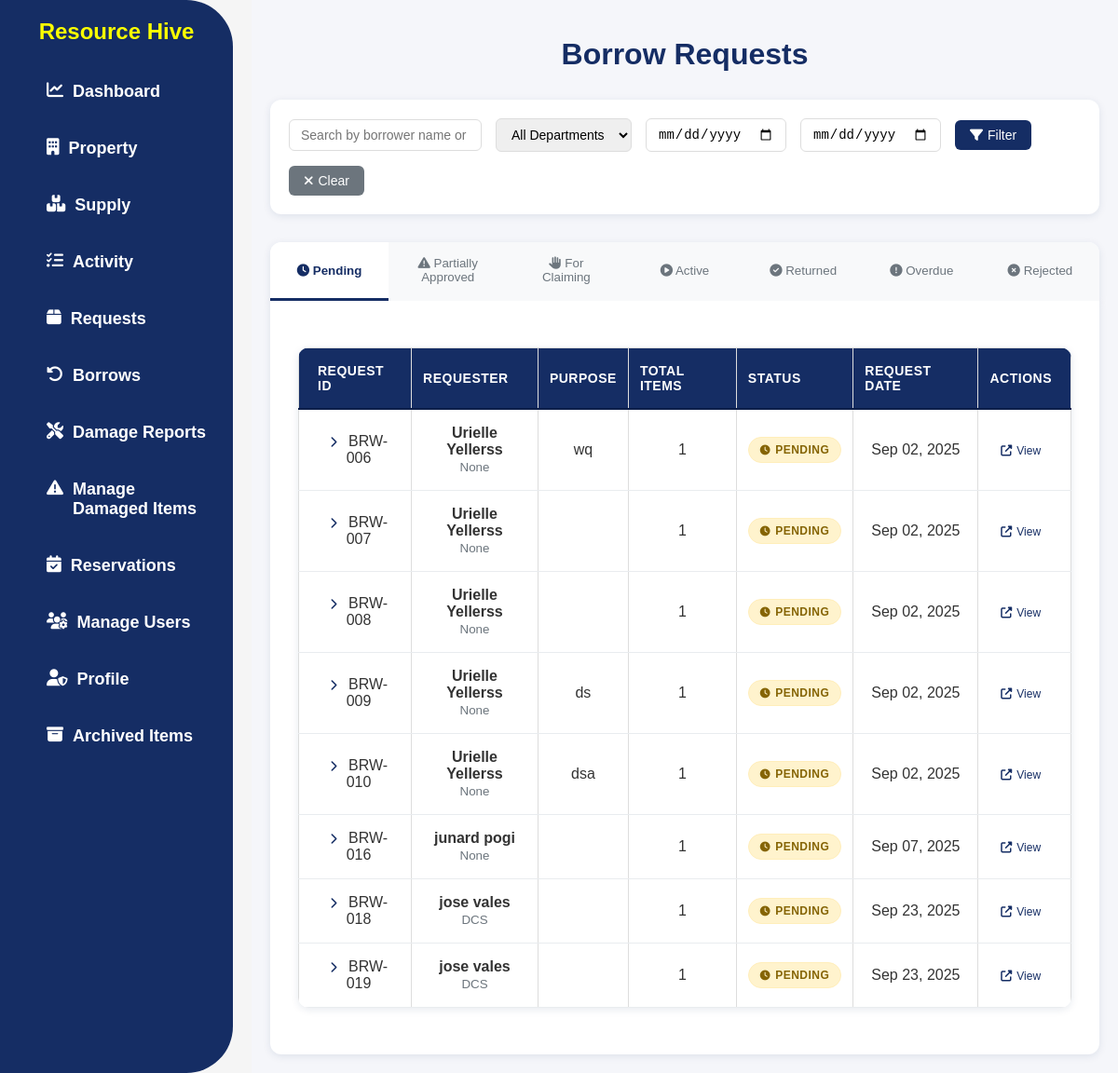
/my-borrow-requests/ (signed in), run on the app's committed database.
### app/models.py (models this page shows, shortened)
class BorrowRequestBatch(models.Model):
    STATUS_CHOICES = [
        ('pending', 'Pending'),
        ('approved', 'Approved'),
        ('rejected', 'Rejected'),
        ('partially_approved', 'Partially Approved'),
        ('for_claiming', 'For Claiming'),
        ('active', 'Active'),
        ('returned', 'Returned'),
        ('overdue', 'Overdue'),
        ('completed', 'Completed'),
    ]
    user = models.ForeignKey(User, on_delete=models.CASCADE)
    request_date = models.DateTimeField(auto_now_add=True)
    purpose = models.TextField()
    status = models.CharField(max_length=20, choices=STATUS_CHOICES, default='pending')
    approved_date = models.DateTimeField(null=True, blank=True)
    claimed_date = models.DateTimeField(null=True, blank=True)
    returned_date = models.DateTimeField(null=True, blank=True)
    completed_date = models.DateTimeField(null=True, blank=True)
    claimed_by = models.ForeignKey(User, on_delete=models.SET_NULL, null=True, blank=True, related_name='claimed_borrow_requests')
    remarks = models.TextField(blank=True, null=True)
    class Meta:
        ordering = ['-request_date']
    @property
    def total_items(self):
        return self.items.count()
    @property
    def latest_return_date(self):
        return_dates = [item.return_date for item in self.items.all() if item.return_date]
        return max(return_dates) if return_dates else None
    @classmethod
    def check_overdue_batches(cls):
        today = timezone.now().date()
        active_batches = cls.objects.filter(status='active')

class UserProfile(models.Model):
    user = models.OneToOneField(User, on_delete=models.CASCADE)
    ROLE_CHOICES = [
        ('ADMIN', 'ADMIN'),
        ('USER', 'USER'),
    ]
    role = models.CharField(max_length=20, choices=ROLE_CHOICES)
    department = models.ForeignKey(Department, on_delete=models.SET_NULL, null=True, blank=True)
    phone = models.CharField(max_length=20, blank=True, null=True)

class Department(models.Model):
    name = models.CharField(max_length=100, unique=True)
    def __str__(self):
        return self.name

### app/views.py (the view, shortened to what this page needs)
# urls.py: path('my-borrow-requests/', UserBorrowRequestBatchListView.as_view(), name='user_borrow_requests'),
class UserBorrowRequestBatchListView(LoginRequiredMixin, ListView):
    model = BorrowRequestBatch
    template_name = 'app/borrow_batch.html'
    context_object_name = 'batch_requests'
    paginate_by = 10
    def get_queryset(self):
        BorrowRequestBatch.check_overdue_batches()
        queryset = BorrowRequestBatch.objects \
            .select_related('user', 'user__userprofile', 'claimed_by') \
            .prefetch_related('items__property') \
            .order_by('request_date')
        if self.request.user.has_perm('app.view_admin_module'):
            return queryset
        else:
            return queryset.filter(user=self.request.user)
    def get_context_data(self, **kwargs):
        context = super().get_context_data(**kwargs)
        current_tab = self.request.GET.get('tab', 'pending')
        search_query = self.request.GET.get('search', '').strip()
        department_filter = self.request.GET.get('department', '')
        date_from = self.request.GET.get('date_from', '')
        date_to = self.request.GET.get('date_to', '')
        base_queryset = BorrowRequestBatch.objects.select_related('user', 'user__userprofile', 'user__userprofile__department').prefetch_related('items__property').order_by('request_date')
        if self.request.user.has_perm('app.view_admin_module'):
            pass  # No additional filtering needed
        else:
            base_queryset = base_queryset.filter(user=self.request.user)
        if department_filter:
            base_queryset = base_queryset.filter(user__userprofile__department__name=department_filter)
        if date_from:
            try:
                date_from_obj = datetime.strptime(date_from, '%Y-%m-%d').date()
                base_queryset = base_queryset.filter(request_date__date__gte=date_from_obj)
            except ValueError:
                pass
        if date_to:
            try:
                date_to_obj = datetime.strptime(date_to, '%Y-%m-%d').date()
                base_queryset = base_queryset.filter(request_date__date__lte=date_to_obj)
            except ValueError:
                pass
        pending_requests = base_queryset.filter(status='pending')
        partially_approved_requests = base_queryset.filter(status='partially_approved')
        for_claiming_requests = base_queryset.filter(status='for_claiming')
        active_requests = base_queryset.filter(status='active')
        returned_requests = base_queryset.filter(status='returned')
        overdue_requests = base_queryset.filter(status='overdue')
        rejected_requests = base_queryset.filter(status='rejected')
        paginator_pending = Paginator(pending_requests, self.paginate_by)
        paginator_partially_approved = Paginator(partially_approved_requests, self.paginate_by)
        paginator_for_claiming = Paginator(for_claiming_requests, self.paginate_by)
        paginator_active = Paginator(active_requests, self.paginate_by)
        paginator_returned = Paginator(returned_requests, self.paginate_by)
        paginator_overdue = Paginator(overdue_requests, self.paginate_by)
        paginator_rejected = Paginator(rejected_requests, self.paginate_by)
        page_pending = self.request.GET.get('pending_page', 1)
        page_partially_approved = self.request.GET.get('partially_approved_page', 1)
        page_for_claiming = self.request.GET.get('for_claiming_page', 1)
        page_active = self.request.GET.get('active_page', 1)
        page_returned = self.request.GET.get('returned_page', 1)
        page_overdue = self.request.GET.get('overdue_page', 1)
        page_rejected = self.request.GET.get('rejected_page', 1)
        context.update({
            'current_tab': current_tab,
            'pending_requests': paginator_pending.get_page(page_pending),
            'partially_approved_requests': paginator_partially_approved.get_page(page_partially_approved),
            'for_claiming_requests': paginator_for_claiming.get_page(page_for_claiming),
            'active_requests': paginator_active.get_page(page_active),
            'returned_requests': paginator_returned.get_page(page_returned),
            'overdue_requests': paginator_overdue.get_page(page_overdue),
            'rejected_requests': paginator_rejected.get_page(page_rejected),
            'search_query': search_query,
            'department_filter': department_filter,
            'date_from': date_from,
            'date_to': date_to,
            'departments': Department.objects.all(),
        })
        return context

### app/templates/app/borrow_batch.html (shortened to what this page needs)
{% load static %}
<!DOCTYPE html>
<html lang="en">
<head>
  <link rel="stylesheet" href="{% static 'css/style.css' %}" />
  <link rel="stylesheet" href="https://cdnjs.cloudflare.com/ajax/libs/font-awesome/6.4.2/css/all.min.css" />
</head>
<body>
  {% include 'app/navbar.html' %}
  <div class="requests-container">
    <h1 class="requests-title">Borrow Requests</h1>
    <div class="search-filter-section">
      <form method="get" class="search-form">
        <input type="text" name="search" placeholder="Search by borrower name or property..." value="{{ search_query }}" class="search-input">
        <select name="department" class="filter-select">
          <option value="">All Departments</option>
        </select>
        <input type="date" name="date_from" placeholder="From Date" value="{{ date_from }}" class="date-input">
        <input type="date" name="date_to" placeholder="To Date" value="{{ date_to }}" class="date-input">
        <button type="submit" class="filter-btn">
          <i class="fas fa-filter"></i> Filter
        </button>
        <a href="{% url 'user_borrow_requests' %}" class="clear-btn">
          <i class="fas fa-times"></i> Clear
        </a>
      </form>
    </div>
    <div class="tab-navigation">
      <button class="tab-button {% if current_tab == 'pending' %}active{% endif %}" data-tab="pending">
        <i class="fas fa-clock"></i> Pending
      </button>
      <button class="tab-button {% if current_tab == 'partially_approved' %}active{% endif %}" data-tab="partially_approved">
        <i class="fas fa-exclamation-triangle"></i> Partially Approved
      </button>
      <button class="tab-button {% if current_tab == 'for_claiming' %}active{% endif %}" data-tab="for_claiming">
        <i class="fas fa-hand-paper"></i> For Claiming
      </button>
      <button class="tab-button {% if current_tab == 'active' %}active{% endif %}" data-tab="active">
        <i class="fas fa-play-circle"></i> Active
      </button>
      <button class="tab-button {% if current_tab == 'returned' %}active{% endif %}" data-tab="returned">
        <i class="fas fa-check-circle"></i> Returned
      </button>
      <button class="tab-button {% if current_tab == 'overdue' %}active{% endif %}" data-tab="overdue">
        <i class="fas fa-exclamation-circle"></i> Overdue
      </button>
      <button class="tab-button {% if current_tab == 'rejected' %}active{% endif %}" data-tab="rejected">
        <i class="fas fa-times-circle"></i> Rejected
      </button>
    </div>
    <div id="pending" class="tab-content {% if current_tab == 'pending' %}active{% endif %}">
      <div class="requests-table">
        <table>
          <thead>
            <tr>
              <th>Request ID</th>
              <th>Requester</th>
              <th>Purpose</th>
              <th>Total Items</th>
              <th>Status</th>
              <th>Request Date</th>
              <th>Actions</th>
            </tr>
          </thead>
          <tbody>
            {% for batch_request in pending_requests %}
            <tr class="expandable-row" data-request-id="{{ batch_request.id }}">
              <td>
                <i class="fas fa-chevron-right expand-icon" id="icon-{{ batch_request.id }}"></i>
                BRW-{{ batch_request.id|stringformat:"03d" }}
              </td>
              <td>
                <strong>
                  {% if batch_request.user.first_name or batch_request.user.last_name %}
                    {{ batch_request.user.first_name }} {{ batch_request.user.last_name }}
                  {% else %}
                    {{ batch_request.user.username }}
                  {% endif %}
                </strong>
                <br>
                <small class="text-muted">{{ batch_request.user.userprofile.department }}</small>
              </td>
              <td>{{ batch_request.purpose|truncatechars:50 }}</td>
              <td>{{ batch_request.total_items }}</td>
              <td>
                <span class="status-badge status-pending">
                  <i class="fas fa-clock"></i> {{ batch_request.get_status_display }}
                </span>
              </td>
              <td>{{ batch_request.request_date|date:"M d, Y" }}</td>
              <td>
                <a href="{% url 'borrow_batch_request_detail' batch_request.id %}" class="detail-link">
                  <i class="fas fa-external-link-alt"></i> View
                </a>
              </td>
            </tr>
            {% empty %}
            <tr>
              <td colspan="7" style="text-align: center; padding: 40px 20px; color: #6c757d; font-style: italic;">
                No pending requests found.
              </td>
            </tr>
            {% endfor %}
          </tbody>
        </table>
      </div>
    </div>
  </div>
</body>
</html>

### static/css/style.css (style rules this page uses)
body { font-family: Arial, sans-serif; margin: 0; padding: 0; background-color: whitesmoke; }
h1 { text-align: center; margin-top: 20px; color: #fbff00; }
table { width: 100%; border-collapse: collapse; background: white; box-shadow: 2px 2px 10px rgba(0, 0, 0, 0.1); }
th, td { padding: 8px 12px; text-align: center; border: 1px solid #ddd; }
th { background-color: #152d64; color: white; font-weight: bold; }
td { color: #333; }
span { font-weight: bolder; }
.filter-btn { background-color: #152d64; color: white; border: none; padding: 10px 20px; border-radius: 6px; cursor: pointer; font-size: 14px; transition: background-color 0.3s ease; }
.status-badge { padding: 4px 8px; border-radius: 15px; font-size: 0.85em; font-weight: 500; text-transform: capitalize; display: inline-flex; align-items: center; gap: 4px; min-width: fit-content; text-align: center; white-space: nowrap; }
.status-badge i { font-size: 0.9em; }
.status-pending { background-color: #fff3cd; color: #856404; border: 1px solid #ffeeba; }

### app/templates/app/borrow_batch.html (style rules this page uses)
.requests-container { padding: 20px; margin-left: 270px; background-color: #f5f6fa; min-height: 100vh; }
.requests-title { color: #152d64; margin-bottom: 30px; font-size: 32px; font-weight: 600; text-align: center; }
.search-filter-section { background: white; padding: 20px; border-radius: 12px; margin-bottom: 30px; box-shadow: 0 2px 8px rgba(21, 45, 100, 0.1); }
.search-form { display: flex; gap: 15px; align-items: center; flex-wrap: wrap; }
.search-input, .filter-select, .date-input { padding: 8px 12px; border: 1px solid #ddd; border-radius: 6px; font-size: 14px; }
.filter-btn, .clear-btn { padding: 8px 16px; border: none; border-radius: 6px; text-decoration: none; display: inline-flex; align-items: center; gap: 5px; font-size: 14px; font-weight: 500; cursor: pointer; transition: all 0.2s ease; }
.filter-btn { background: #152d64; color: white; }
.clear-btn { background: #6c757d; color: white; }
.tab-navigation { display: flex; background: white; border-radius: 12px 12px 0 0; overflow: hidden; box-shadow: 0 2px 8px rgba(21, 45, 100, 0.1); margin-bottom: 0; }
.tab-button { flex: 1; padding: 15px 20px; border: none; background: #f8f9fa; color: #6c757d; font-weight: 500; cursor: pointer; transition: all 0.3s ease; border-bottom: 3px solid transparent; }
.tab-button.active { background: white; color: #152d64; border-bottom-color: #152d64; font-weight: 600; }
.tab-content { display: none; background: white; padding: 30px; border-radius: 0 0 12px 12px; box-shadow: 0 2px 8px rgba(21, 45, 100, 0.1); min-height: 400px; }
.tab-content.active { display: block; }
.status-badge { display: inline-flex; align-items: center; gap: 5px; padding: 6px 12px; border-radius: 20px; font-size: 12px; font-weight: 600; text-transform: uppercase; letter-spacing: 0.5px; }
.status-pending { background: #fff3cd; color: #856404; }
.detail-link { color: #152d64; text-decoration: none; font-size: 12px; font-weight: 500; display: inline-flex; align-items: center; gap: 5px; transition: color 0.2s ease; }
.requests-table { width: 100%; background: white; border-radius: 12px; overflow: hidden; box-shadow: 0 2px 8px rgba(21, 45, 100, 0.1); margin: 20px 0; }
.requests-table table { width: 100%; border-collapse: collapse; }
.requests-table th { background: #152d64; color: white; padding: 16px 12px; text-align: left; font-weight: 600; font-size: 14px; text-transform: uppercase; letter-spacing: 0.5px; border-bottom: 2px solid #0d1f4a; }
.requests-table th:first-child { padding-left: 20px; }
.requests-table th:last-child { padding-right: 20px; text-align: center; }
.requests-table td { padding: 16px 12px; border-bottom: 1px solid #e9ecef; vertical-align: middle; }
.requests-table td:first-child { padding-left: 20px; }
.requests-table td:last-child { padding-right: 20px; text-align: center; }
.requests-table tr { transition: background-color 0.2s ease; }
.expandable-row td:not(:last-child) { cursor: pointer; }
.expandable-row td:last-child { cursor: default; }
.expand-icon { margin-right: 8px; transition: transform 0.3s ease; color: #152d64; font-size: 12px; }
.expandable-row td:first-child { position: relative; }
.expandable-row td:first-child::after { content: "Click to expand details"; position: absolute; bottom: -20px; left: 0; font-size: 10px; color: #6c757d; opacity: 0; transition: opacity 0.2s ease; pointer-events: none; white-space: nowrap; }
.text-muted { color: #6c757d !important; }

### data on the page
BorrowRequestBatch: id "006", user.first_name "Urielle", user.last_name "Yellerss", user.userprofile.department "None", purpose "wq", total_items "1", status "PENDING", request_date "Sep 02, 2025"
BorrowRequestBatch: id "007", user.first_name "Urielle", user.last_name "Yellerss", user.userprofile.department "None", total_items "1", status "PENDING", request_date "Sep 02, 2025"
BorrowRequestBatch: id "008", user.first_name "Urielle", user.last_name "Yellerss", user.userprofile.department "None", total_items "1", status "PENDING", request_date "Sep 02, 2025"
BorrowRequestBatch: id "009", user.first_name "Urielle", user.last_name "Yellerss", user.userprofile.department "None", purpose "ds", total_items "1", status "PENDING", request_date "Sep 02, 2025"
BorrowRequestBatch: id "010", user.first_name "Urielle", user.last_name "Yellerss", user.userprofile.department "None", purpose "dsa", total_items "1", status "PENDING", request_date "Sep 02, 2025"
BorrowRequestBatch: id "016", user.first_name "junard", user.last_name "pogi", user.userprofile.department "None", total_items "1", status "PENDING", request_date "Sep 07, 2025"
BorrowRequestBatch: id "018", user.first_name "jose", user.last_name "vales", user.userprofile.department "DCS", total_items "1", status "PENDING", request_date "Sep 23, 2025"
BorrowRequestBatch: id "019", user.first_name "jose", user.last_name "vales", user.userprofile.department "DCS", total_items "1", status "PENDING", request_date "Sep 23, 2025"
